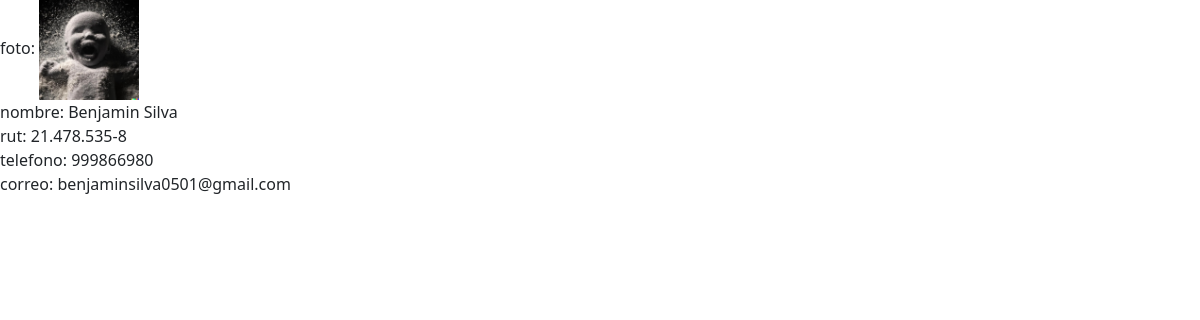
/perfil.php (signed in), run on the app's committed database.
### tables this page shows
CREATE TABLE `usuario` (
  `nombre` varchar(30) NOT NULL,
  `apellido` varchar(30) NOT NULL,
  `rut` varchar(30) NOT NULL,
  `telefono` int(11) NOT NULL,
  `correo` varchar(40) NOT NULL,
  `contraseña` varchar(15) NOT NULL,
  `foto` varchar(400) NOT NULL,
  `admin` int(11) NOT NULL DEFAULT 1
);

### perfil.php (the view, shortened to what this page needs)
<?php
$correo = $_SESSION["email"];
?>
<!DOCTYPE html>
<html lang="en">
<head>
    <link href="https://cdn.jsdelivr.net/npm/bootstrap@5.3.2/dist/css/bootstrap.min.css" rel="stylesheet">
</head>
<?php
$db_host = "localhost";
$db_name = "proyecto";
$db_user = "root";
$db_pass = "";
$conexion = mysqli_connect($db_host,$db_user,$db_pass,$db_name);
$sql = "SELECT * FROM usuario WHERE correo='$correo';";
$resultado = $conexion->query($sql);
while($col = $resultado->fetch_array()) {
    $aux = $col;
}
?>
<body>
    foto: <img src="<?php echo $aux[6]; ?>"><br>
    nombre: <?php echo "$aux[0] $aux[1]"?><br>
    rut: <?php echo $aux[2];?><br>
    telefono: <?php echo $aux[3];?><br>
    correo: <?php echo $aux[4];?><br>
</body>

### perfil.php (style rules this page uses)
img { height: 100px; width: 100px; }

### data on the page
usuario: foto (picture), nombre "Benjamin", apellido "Silva", rut "21.478.535-8", telefono "999866980", correo "benjaminsilva0501@gmail.com"
